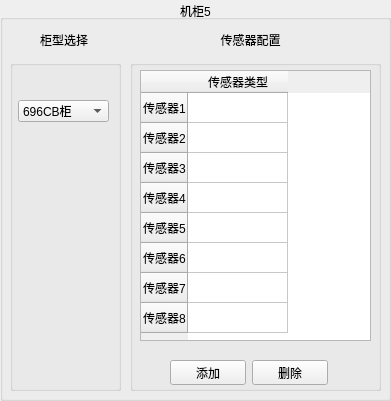
      <widget class="QGroupBox" name="groupBox_109">
       <property name="geometry">
        <rect>
         <x>10</x>
         <y>420</y>
         <width>391</width>
         <height>401</height>
        </rect>
       </property>
       <property name="title">
        <string>机柜5</string>
       </property>
       <property name="alignment">
        <set>Qt::AlignCenter</set>
       </property>
       <widget class="QGroupBox" name="groupBox_110">
        <property name="geometry">
         <rect>
          <x>710</x>
          <y>0</y>
          <width>211</width>
          <height>281</height>
         </rect>
        </property>
        <property name="title">
         <string>机柜1</string>
        </property>
       </widget>
       <widget class="QGroupBox" name="groupBox_111">
        <property name="geometry">
         <rect>
          <x>470</x>
          <y>0</y>
          <width>211</width>
          <height>281</height>
         </rect>
        </property>
        <property name="title">
         <string>机柜1</string>
        </property>
       </widget>
       <widget class="QGroupBox" name="groupBox_112">
        <property name="geometry">
         <rect>
          <x>10</x>
          <y>60</y>
          <width>111</width>
          <height>331</height>
         </rect>
        </property>
        <property name="title">
         <string/>
        </property>
        <widget class="QComboBox" name="Cabinet_comboBox_4853_master_c5">
         <property name="geometry">
          <rect>
           <x>8</x>
           <y>40</y>
           <width>91</width>
           <height>22</height>
          </rect>
         </property>
         <item>
          <property name="text">
           <string>696CB柜</string>
          </property>
         </item>
         <item>
          <property name="text">
           <string>C柜</string>
          </property>
         </item>
         <item>
          <property name="text">
           <string>D柜</string>
          </property>
         </item>
         <item>
          <property name="text">
           <string>V柜</string>
          </property>
         </item>
         <item>
          <property name="text">
           <string>696CBBR柜</string>
          </property>
         </item>
         <item>
          <property name="text">
           <string>BE柜</string>
          </property>
         </item>
         <item>
          <property name="text">
           <string>DE柜</string>
          </property>
         </item>
         <item>
          <property name="text">
           <string>F柜</string>
          </property>
         </item>
         <item>
          <property name="text">
           <string>M柜</string>
          </property>
         </item>
         <item>
          <property name="text">
           <string>PT柜</string>
          </property>
         </item>
         <item>
          <property name="text">
           <string>PTC500柜</string>
          </property>
         </item>
         <item>
          <property name="text">
           <string>PTC600柜</string>
          </property>
         </item>
         <item>
          <property name="text">
           <string>SL柜</string>
          </property>
         </item>
         <item>
          <property name="text">
           <string>SV25SV20柜</string>
          </property>
         </item>
         <item>
          <property name="text">
           <string>SV柜</string>
          </property>
         </item>
         <item>
          <property name="text">
           <string>V25V20柜</string>
          </property>
         </item>
        </widget>
        <widget class="QLabel" name="picture_lable_4853_master_c5">
         <property name="geometry">
          <rect>
           <x>20</x>
           <y>70</y>
           <width>71</width>
           <height>211</height>
          </rect>
         </property>
         <property name="text">
          <string/>
         </property>
        </widget>
       </widget>
       <widget class="QTableWidget" name="tableWidget_4853_master_c5">
        <property name="geometry">
         <rect>
          <x>140</x>
          <y>70</y>
          <width>231</width>
          <height>271</height>
         </rect>
        </property>
        <property name="lineWidth">
         <number>1</number>
        </property>
        <property name="autoScrollMargin">
         <number>16</number>
        </property>
        <row>
         <property name="text">
          <string>传感器1</string>
         </property>
        </row>
        <row>
         <property name="text">
          <string>传感器2</string>
         </property>
        </row>
        <row>
         <property name="text">
          <string>传感器3</string>
         </property>
        </row>
        <row>
         <property name="text">
          <string>传感器4</string>
         </property>
        </row>
        <row>
         <property name="text">
          <string>传感器5</string>
         </property>
        </row>
        <row>
         <property name="text">
          <string>传感器6</string>
         </property>
        </row>
        <row>
         <property name="text">
          <string>传感器7</string>
         </property>
        </row>
        <row>
         <property name="text">
          <string>传感器8</string>
         </property>
        </row>
        <column>
         <property name="text">
          <string>传感器类型</string>
         </property>
        </column>
       </widget>
       <widget class="QLabel" name="label_87">
        <property name="geometry">
         <rect>
          <x>200</x>
          <y>30</y>
          <width>101</width>
          <height>20</height>
         </rect>
        </property>
        <property name="text">
         <string>传感器配置</string>
        </property>
        <property name="alignment">
         <set>Qt::AlignCenter</set>
        </property>
       </widget>
       <widget class="QLabel" name="label_88">
        <property name="geometry">
         <rect>
          <x>40</x>
          <y>30</y>
          <width>54</width>
          <height>20</height>
         </rect>
        </property>
        <property name="text">
         <string>柜型选择</string>
        </property>
       </widget>
       <widget class="QGroupBox" name="groupBox_113">
        <property name="geometry">
         <rect>
          <x>130</x>
          <y>60</y>
          <width>251</width>
          <height>331</height>
         </rect>
        </property>
        <property name="title">
         <string/>
        </property>
        <widget class="QWidget" name="layoutWidget_27">
         <property name="geometry">
          <rect>
           <x>40</x>
           <y>300</y>
           <width>158</width>
           <height>25</height>
          </rect>
         </property>
         <layout class="QHBoxLayout" name="horizontalLayout_64">
          <item>
           <widget class="QPushButton" name="addBt_4853_master_c5">
            <property name="text">
             <string>添加</string>
            </property>
           </widget>
          </item>
          <item>
           <widget class="QPushButton" name="deleteBt_4853_master_c5">
            <property name="text">
             <string>删除</string>
            </property>
           </widget>
          </item>
         </layout>
        </widget>
       </widget>
       <zorder>groupBox_113</zorder>
       <zorder>groupBox_110</zorder>
       <zorder>groupBox_111</zorder>
       <zorder>groupBox_112</zorder>
       <zorder>tableWidget_4853_master_c5</zorder>
       <zorder>label_87</zorder>
       <zorder>label_88</zorder>
      </widget>
